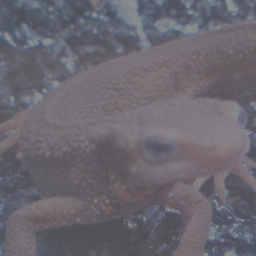
#> input picture questions/dataset/images/imori_256x256_dark.png, 256 x 256 px, found by its file name
$ python main.py
#> lines starting #> are read from the running program, lines starting #| are printed output that depends on the picture; after the words box and inside, x2 and y2 are one past the last pixel; in counts of white or black regions, pixels touching at a corner belong together
#> further down, img_orig is the input picture: shape (256, 256, 3); mean B, G, R 111.3, 103.1, 106.1
### answers/hist.py
import numpy as np
import cv2
import matplotlib.pyplot as plt

def makeHisto(img, hist_size, hist_min, hist_max):
    h = img.shape[0]

    # チャンネルを一つにまとめる
    img = img.ravel()

    # 画素数を数える
    hist = cv2.calcHist([img], [0], None, [hist_size], [hist_min, hist_max])

    # 正規化
    hist = cv2.normalize(hist, None, 0.0, 1.0, cv2.NORM_MINMAX)

    # 出力画像の生成
    out = np.zeros((h, hist_size+20, 3), np.uint8)
    out += 255

    # 背景をグレーに描画
    out = cv2.rectangle(out, (10, 10), (hist_size+10, h-10), (240, 240, 240), -1)

    # ヒストグラムを描画
    for i in range(hist_size):
        # Fill
        out = cv2.line(out, (10+i, h-10), (10+i, int(h-10-hist[i]*(h-20))), (0, 0, 0), 1, 8, 0)
        # 10ごとにラインを引く
        if i%10 == 0:
            out = cv2.line(out, (10+i, h-10), (10+i, 10), (170, 170, 170), 1, 8, 0)
        # 50ごとにラインを引く
        if i%50 == 0:
            out = cv2.line(out, (10+i, h-10), (10+i, 10), (100, 100, 100), 1, 8, 0)
    return out

# [8 lines that do not run on import are left out]

### answers/23/main.py
import numpy as np
import cv2
import matplotlib.pyplot as plt
import sys
from answers.hist import *

def hist_equ(img):
    out = np.zeros_like(img, dtype=np.float32)
    s = img.size
#> s = 196608
    x_max = 255
    h = 0
    for i in range(256):
        h += (img == i).sum()
        out[img == i] = x_max / s * h
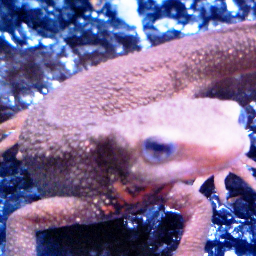
#> out: shape (256, 256, 3) float32; mean B, G, R 152.7, 110.1, 127.3
#> after the loop, h = 196608
    return np.clip(out, 0, 255).astype(np.uint8)

def hist_equ_rgb(img):
    out = np.zeros_like(img, dtype=np.float32)
    s = img.shape[0] * img.shape[1]
    x_max = 255
    for c in range(3):
        h = 0
        for i in range(256):
            h += (img[..., c] == i).sum()
            out[..., c][img[..., c] == i] = x_max / s * h
    return np.clip(out, 0, 255).astype(np.uint8)

if __name__ == '__main__':
    img_orig = cv2.imread('questions/dataset/images/imori_256x256_dark.png')
    #img_orig = cv2.cvtColor(img_orig, cv2.COLOR_BGR2GRAY)
    img_result = hist_equ(img_orig)

    hist_orig = makeHisto(img_orig, 256, 0, 256)
#> in makeHisto, `hist = cv2.calcHist([img], [0], None, [hist_size], [hist_min, hist_max])`: hist = 256 values, max 5556 at index 96, min 0 at index 0, mean 768
#> in makeHisto, `hist = cv2.normalize(hist, None, 0.0, 1.0, cv2.NORM_MINMAX)`: hist = 256 values, max 1 at index 96, min 0 at index 0, mean 0.138
#> the loop in makeHisto, `for i in range(hist_size):` made 256 passes
#> pass 1, in makeHisto, `out = cv2.line(out, (10+i, h-10), (10+i, int(h-10-hist[i]*(h-20))), (0..`:
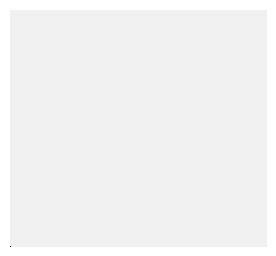
#> out: shape (256, 276, 3); min 0, max 255, mean 242.1
#> pass 1, in makeHisto, `out = cv2.line(out, (10+i, h-10), (10+i, 10), (170, 170, 170), 1, 8, 0)`:
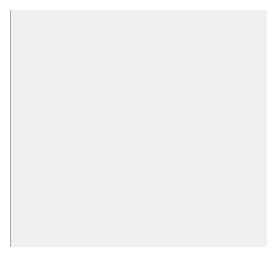
#> out: shape (256, 276, 3); 0.34% of pixels changed, all inside (x1, y1, x2, y2) = (10, 10, 11, 247)
#> pass 1, in makeHisto, `out = cv2.line(out, (10+i, h-10), (10+i, 10), (100, 100, 100), 1, 8, 0)`:
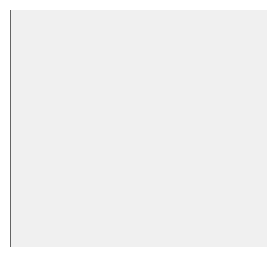
#> out: shape (256, 276, 3); 0.34% of pixels changed, all inside (x1, y1, x2, y2) = (10, 10, 11, 247)
#> after the loop in makeHisto, `for i in range(hist_size):`:
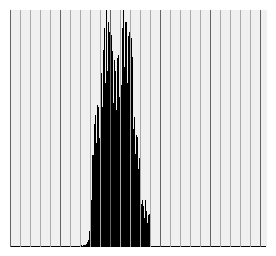
#> out: shape (256, 276, 3); min 0, max 255, mean 208
    hist_result = makeHisto(img_result, 256, 0, 256)
#> call 2 of makeHisto, with hist_size = 256, hist_min = 0, hist_max = 256
#> in makeHisto (call 2), `hist = cv2.calcHist([img], [0], None, [hist_size], [hist_min, hist_max])`: hist = 256 values, max 5556 at index 70, min 0 at index 2, mean 768
#> in makeHisto (call 2), `hist = cv2.normalize(hist, None, 0.0, 1.0, cv2.NORM_MINMAX)`: hist = 256 values, max 1 at index 70, min 0 at index 2, mean 0.138
#> the loop in makeHisto (call 2), `for i in range(hist_size):` made 256 passes
#> pass 2, in makeHisto (call 2), `out = cv2.line(out, (10+i, h-10), (10+i, int(h-10-hist[i]*(h-20))), (0..`:
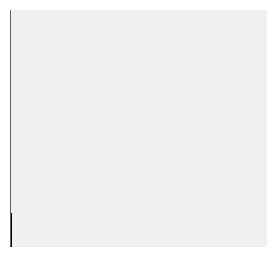
#> out: shape (256, 276, 3); min 0, max 255, mean 241.5
#> after the loop in makeHisto (call 2), `for i in range(hist_size):`:
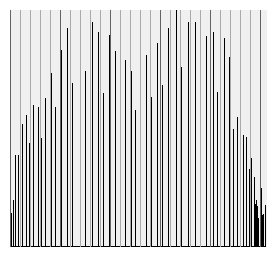
#> out: shape (256, 276, 3); min 0, max 255, mean 208.3

    cv2.imshow('python_origin', img_orig)
    cv2.imshow('python_result', img_result)
    cv2.imshow('python_origin_hist', hist_orig)
    cv2.imshow('python_result_hist', hist_result)
    cv2.moveWindow('python_result', img_orig.shape[1], 0)
    cv2.moveWindow('python_origin_hist', img_orig.shape[1]+img_result.shape[1], 0)
    cv2.moveWindow('python_result_hist', img_orig.shape[1]+img_result.shape[1]+hist_orig.shape[1], 0)
    cv2.waitKey(0)
